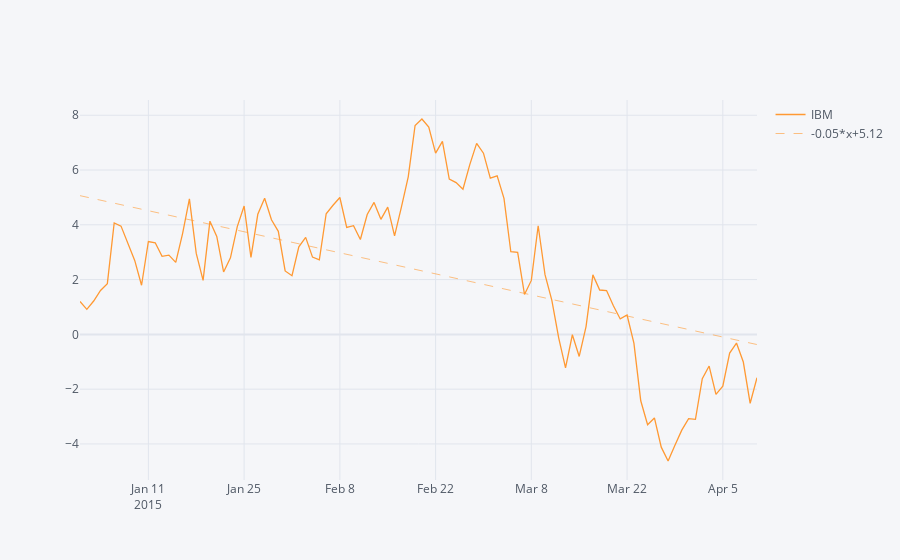

Here is the notebook cell this chart was saved with:
### Markdown cell above
### Bestfit Lines

We can easily add a bestfit line to any Series

This will automatically add a best fit approximation and the equation as the legend.

### Code cell
df['IBM'].iplot(filename='IBM Returns',bestfit=True)
